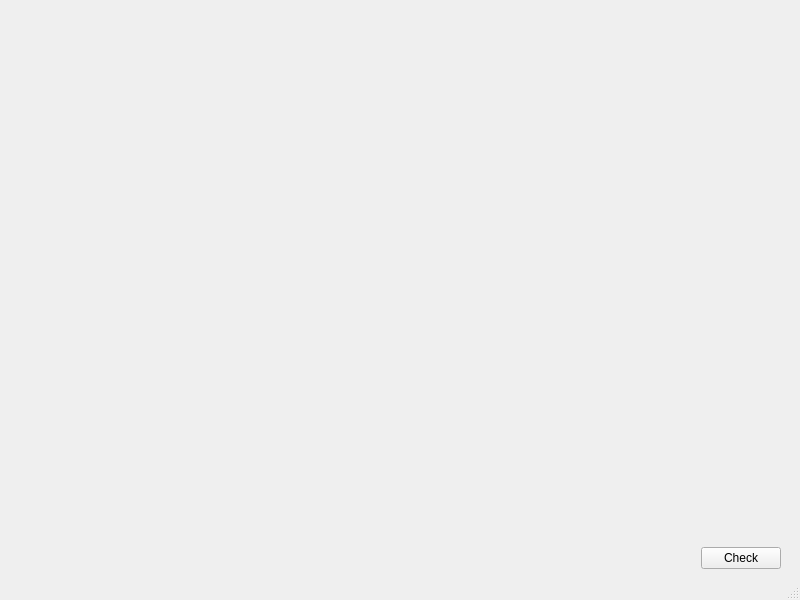
<?xml version="1.0" encoding="UTF-8"?>
<ui version="4.0">
 <class>MainWindow</class>
 <widget class="QMainWindow" name="MainWindow">
  <property name="geometry">
   <rect>
    <x>0</x>
    <y>0</y>
    <width>800</width>
    <height>600</height>
   </rect>
  </property>
  <property name="sizePolicy">
   <sizepolicy hsizetype="Expanding" vsizetype="Expanding">
    <horstretch>0</horstretch>
    <verstretch>0</verstretch>
   </sizepolicy>
  </property>
  <property name="windowTitle">
   <string>MainWindow</string>
  </property>
  <property name="tabShape">
   <enum>QTabWidget::Rounded</enum>
  </property>
  <widget class="QWidget" name="centralwidget">
   <property name="sizePolicy">
    <sizepolicy hsizetype="Expanding" vsizetype="Expanding">
     <horstretch>0</horstretch>
     <verstretch>0</verstretch>
    </sizepolicy>
   </property>
   <layout class="QVBoxLayout" name="verticalLayout_4">
    <item>
     <widget class="QWidget" name="stacked_layout_placeholder" native="true"/>
    </item>
    <item>
     <layout class="QHBoxLayout" name="horizontalLayout">
      <property name="sizeConstraint">
       <enum>QLayout::SetMaximumSize</enum>
      </property>
      <property name="rightMargin">
       <number>10</number>
      </property>
      <item>
       <spacer name="horizontalSpacer">
        <property name="orientation">
         <enum>Qt::Horizontal</enum>
        </property>
        <property name="sizeType">
         <enum>QSizePolicy::Expanding</enum>
        </property>
        <property name="sizeHint" stdset="0">
         <size>
          <width>40</width>
          <height>20</height>
         </size>
        </property>
       </spacer>
      </item>
      <item>
       <widget class="QPushButton" name="check">
        <property name="text">
         <string>Check</string>
        </property>
       </widget>
      </item>
     </layout>
    </item>
   </layout>
  </widget>
  <widget class="QMenuBar" name="menubar">
   <property name="geometry">
    <rect>
     <x>0</x>
     <y>0</y>
     <width>800</width>
     <height>26</height>
    </rect>
   </property>
  </widget>
  <widget class="QStatusBar" name="statusbar"/>
  <action name="open_settings">
   <property name="icon">
    <iconset resource="../resources.qrc">
     <normaloff>:/resources/gear.png</normaloff>:/resources/gear.png</iconset>
   </property>
   <property name="text">
    <string>Open Settings</string>
   </property>
   <property name="shortcut">
    <string>Ctrl+Shift+S</string>
   </property>
  </action>
 </widget>
 <resources>
  <include location="../resources.qrc"/>
 </resources>
 <connections/>
</ui>
